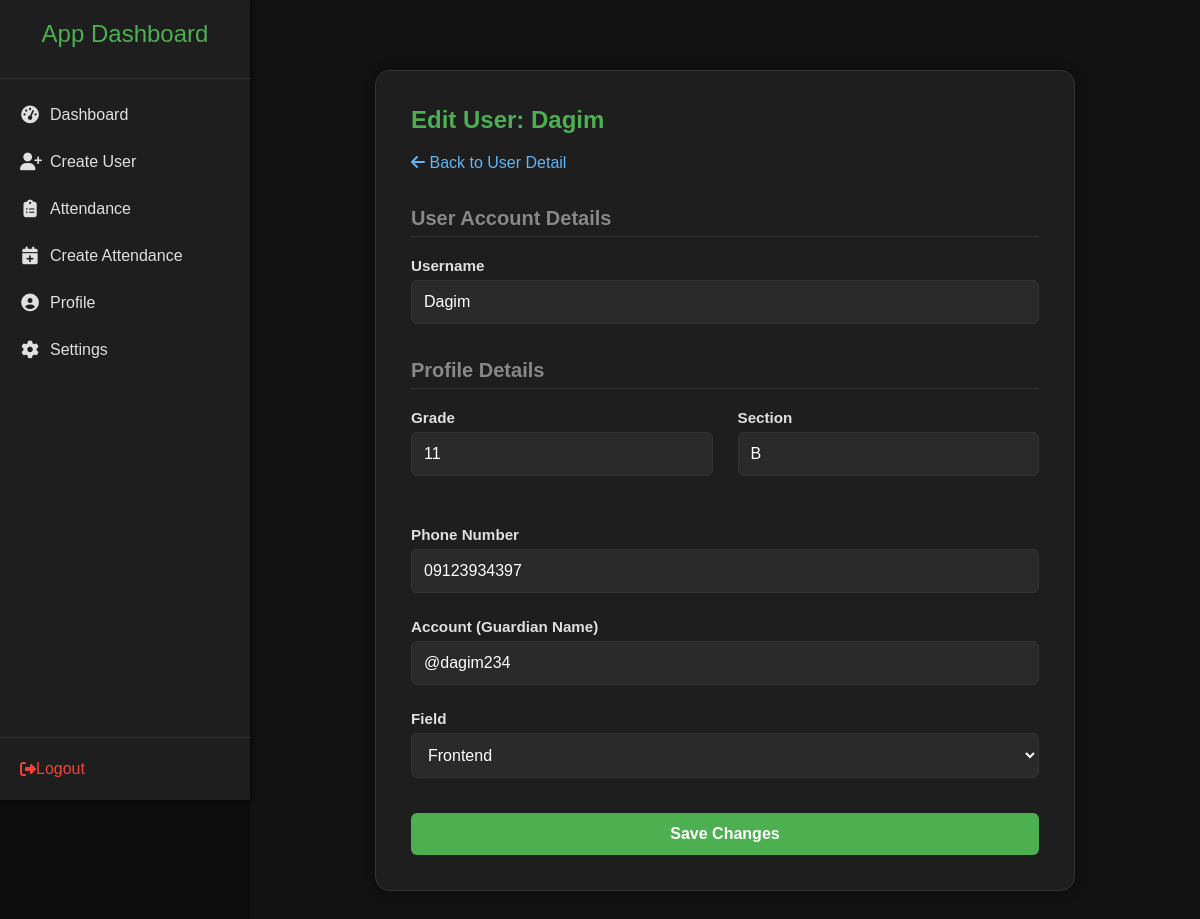
Page /users/user/2/edit/ on the committed database.
### users/models.py (models this page shows, shortened)
class Profile(models.Model):
    FIELD_CHOICE = [
        ("frontend", "Frontend"),
        ("backend", "Backend"),
        ("ai", "AI"),
        ("embadded", "Embadded"),
        ("cyber", "Cyber"),
        ("other", "Other"),
    ]
    user = models.OneToOneField(User, on_delete=models.CASCADE, related_name="profile")
    grade = models.CharField(max_length=20)
    section = models.CharField(max_length=20)
    field = models.CharField(max_length=50, choices=FIELD_CHOICE, default="frontend")
    account = models.CharField(max_length=100, default="N/A")
    phone_number = models.CharField(max_length=20)

### users/views.py (the view, shortened to what this page needs)
@transaction.atomic
def user_edit(request, user_id):
    user_to_edit = get_object_or_404(User, id=user_id)
    profile, created = Profile.objects.get_or_create(user=user_to_edit)
    field_choices = [c[0] for c in Profile.FIELD_CHOICE]
    return render(
        request,
        "users/user_edit.html",
        {"user_data": user_to_edit, "profile_data": profile, "fields": field_choices},
    )

### users/templates/users/user_edit.html (shortened to what this page needs)
{% extends 'fragments/dashboard_frag.html' %}
{% load static %}
{% block head %}
  <link rel="stylesheet" href="{% static 'users/css/user_edit.css' %}" />
{% endblock %}
{% block content %}
  <div class="form-container">
    <h2 style="color: var(--color-accent-green); margin-bottom: 20px;">Edit User: {{ user_data.username }}</h2>
    <p class="meta-link">
      <a href="{% url 'user_detail' user_data.id %}"><i class="fas fa-arrow-left"></i> Back to User Detail</a>
    </p>
    <form method="POST" class="edit-form">
      <h3 class="section-title">User Account Details</h3>
      <div class="form-group">
        <label for="id_username">Username</label>
        <input type="text" id="id_username" name="username" value="{{ user_data.username }}" required />
      </div>
      <h3 class="section-title">Profile Details</h3>
      <div class="form-row">
        <div class="form-group">
          <label for="id_grade">Grade</label>
          <input type="number" id="id_grade" name="grade" value="{{ profile_data.grade|default:'' }}" />
        </div>
        <div class="form-group">
          <label for="id_section">Section</label>
          <input type="text" id="id_section" name="section" value="{{ profile_data.section|default:'' }}" />
        </div>
      </div>
      <div class="form-group">
        <label for="id_phone">Phone Number</label>
        <input type="text" id="id_phone" name="phone_number" value="{{ profile_data.phone_number|default:'' }}" />
      </div>
      <div class="form-group">
        <label for="id_account">Account (Guardian Name)</label>
        <input type="text" id="id_account" name="account" value="{{ profile_data.account|default:'' }}" />
      </div>
      <div class="form-group">
        <label for="id_account">Field</label>
        <select name="field" id="id_field">
          {% for field in fields %}
            {% if profile_data.field == field %}
              <option value="{{ profile_data.field }}" selected>{{ profile_data.field|capfirst }}</option>
            {% else %}
              <option value="{{ field }}">{{ field|capfirst }}</option>
            {% endif %}
          {% endfor %}
        </select>
      </div>
      <button type="submit" class="btn-primary">Save Changes</button>
    </form>
  </div>
{% endblock %}

### users/static/users/css/user_edit.css (style rules this page uses)
.form-container { background: var(--color-container-bg); padding: 35px; border-radius: 14px; max-width: 700px; margin: 40px auto; border: 1px solid var(--color-border-dark); box-shadow: 0 0 12px rgba(0, 0, 0, 0.45); }
.meta-link { margin-bottom: 20px; }
.meta-link a { color: #64b5f6; text-decoration: none; }
label { display: block; color: var(--color-text-light); margin-bottom: 6px; font-size: 0.95rem; font-weight: 600; }
input[type="text"], input[type="number"], select { width: 100%; padding: 12px; background: var(--color-input-bg); border: 1px solid var(--color-border-dark); color: white; border-radius: 6px; box-sizing: border-box; font-size: 1rem; transition: background 0.2s, border-color 0.2s; }
.form-row { display: grid; grid-template-columns: repeat(2, 1fr); gap: 25px; margin-bottom: 25px; }
.form-group { margin-bottom: 25px; }
.section-title { color: var(--color-placeholder); border-bottom: 1px solid var(--color-border-dark); padding-bottom: 6px; margin-top: 35px; margin-bottom: 20px; font-size: 1.25rem; }
.btn-primary { background: var(--color-accent-green); color: white; padding: 12px 24px; border: none; border-radius: 6px; cursor: pointer; font-weight: bold; font-size: 1rem; width: 100%; margin-top: 10px; transition: background 0.2s; }

### templates/fragments/dashboard_frag.html (style rules this page uses)
* { margin: 0; padding: 0; box-sizing: border-box; }
body { font-family: Arial, sans-serif; background: #0d0d0d; color: #eee; }
:root { --color-darkest-bg: #121212; --color-container-bg: #1e1e1e; --color-input-bg: #2a2a2a; --color-input-bg-focus: #383838; --color-border-dark: #333; --color-text-light: #e0e0e0; --color-placeholder: #888; --color-accent-green: #4caf50; --color-accent-green-hover: #45a049; --color-button-text: white; --color-shadow: rgba(0, 0, 0, 0.5); }

### rows in the picture
Profile: grade "11", section "B", phone_number "09123934397", account "@dagim234", field "Frontend"

### other values in the picture
{{ user_data.username }} "Dagim"
